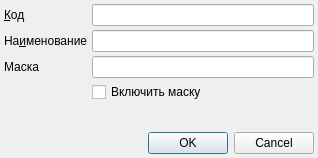
<?xml version="1.0" encoding="UTF-8"?>
<ui version="4.0">
 <class>ContractTypeEditorDialog</class>
 <widget class="QDialog" name="ContractTypeEditorDialog">
  <property name="geometry">
   <rect>
    <x>0</x>
    <y>0</y>
    <width>318</width>
    <height>158</height>
   </rect>
  </property>
  <property name="windowTitle">
   <string>ChangeMe!</string>
  </property>
  <property name="sizeGripEnabled">
   <bool>false</bool>
  </property>
  <layout class="QGridLayout">
   <property name="margin">
    <number>4</number>
   </property>
   <property name="spacing">
    <number>4</number>
   </property>
   <item row="0" column="0">
    <widget class="QLabel" name="lblCode">
     <property name="text">
      <string>&amp;Код</string>
     </property>
     <property name="buddy">
      <cstring>edtCode</cstring>
     </property>
    </widget>
   </item>
   <item row="0" column="1">
    <widget class="QLineEdit" name="edtCode"/>
   </item>
   <item row="1" column="0">
    <widget class="QLabel" name="lblName">
     <property name="text">
      <string>На&amp;именование</string>
     </property>
     <property name="buddy">
      <cstring>edtName</cstring>
     </property>
    </widget>
   </item>
   <item row="1" column="1">
    <widget class="QLineEdit" name="edtName">
     <property name="minimumSize">
      <size>
       <width>200</width>
       <height>0</height>
      </size>
     </property>
    </widget>
   </item>
   <item row="4" column="0">
    <spacer>
     <property name="orientation">
      <enum>Qt::Vertical</enum>
     </property>
     <property name="sizeHint" stdset="0">
      <size>
       <width>73</width>
       <height>41</height>
      </size>
     </property>
    </spacer>
   </item>
   <item row="6" column="0" colspan="2">
    <widget class="QDialogButtonBox" name="buttonBox">
     <property name="orientation">
      <enum>Qt::Horizontal</enum>
     </property>
     <property name="standardButtons">
      <set>QDialogButtonBox::Cancel|QDialogButtonBox::Ok</set>
     </property>
    </widget>
   </item>
   <item row="2" column="0">
    <widget class="QLabel" name="lblMask">
     <property name="text">
      <string>Маска</string>
     </property>
    </widget>
   </item>
   <item row="2" column="1">
    <widget class="QLineEdit" name="edtMask">
     <property name="toolTip">
      <string>&lt;table&gt;
&lt;tr&gt;
&lt;td&gt;&lt;b&gt; Символ&lt;/b&gt;&lt;/td&gt;
&lt;td&gt;&lt;b&gt; Значение&lt;/b&gt;&lt;/td&gt;
&lt;/tr&gt;
&lt;tr&gt;
&lt;td&gt; A &lt;/td&gt;
&lt;td&gt; ASCII обязательный символ A-Z, a-z &lt;/td&gt;
&lt;/tr&gt;
&lt;tr&gt;
&lt;td&gt; a &lt;/td&gt;
&lt;td&gt; ASCII не обязательный символ A-Z, a-z &lt;/td&gt;
&lt;/tr&gt;
&lt;tr&gt;
&lt;td&gt; N &lt;/td&gt;
&lt;td&gt; ASCII обязательный символ A-Z, a-z, 0-9 &lt;/td&gt;
&lt;/tr&gt;
&lt;tr&gt;
&lt;td&gt; n &lt;/td&gt;
&lt;td&gt; ASCII не обязательный символ A-Z, a-z, 0-9 &lt;/td&gt;
&lt;/tr&gt;
&lt;tr&gt;
&lt;td&gt; X &lt;/td&gt;
&lt;td&gt; Любой обязательный символ &lt;/td&gt;
&lt;/tr&gt;
&lt;tr&gt;
&lt;td&gt; x &lt;/td&gt;
&lt;td&gt; Любой не обязательный символ &lt;/td&gt;
&lt;/tr&gt;
&lt;tr&gt;
&lt;td&gt; 9 &lt;/td&gt;
&lt;td&gt; Цифра обязательная 0-9&lt;/td&gt;
&lt;/tr&gt;
&lt;tr&gt;
&lt;td&gt; 0 &lt;/td&gt;
&lt;td&gt; Не обязательная цифра 0-9 &lt;/td&gt;
&lt;/tr&gt;
&lt;tr&gt;
&lt;td&gt; D &lt;/td&gt;
&lt;td&gt; Цифра обязательная 1-9&lt;/td&gt;
&lt;/tr&gt;
&lt;tr&gt;
&lt;td&gt; d &lt;/td&gt;
&lt;td&gt; Не обязательная цифра 1-9 &lt;/td&gt;
&lt;/tr&gt;
&lt;tr&gt;
&lt;td&gt; H &lt;/td&gt;
&lt;td&gt; Шесстнадцатиричная цифра обязательная A-f, a-f, 0-9&lt;/td&gt;
&lt;/tr&gt;
&lt;tr&gt;
&lt;td&gt; h &lt;/td&gt;
&lt;td&gt; Шесстнадцатиричная цифра не обязательная A-f, a-f, 0-9&lt;/td&gt;
&lt;/tr&gt;
&lt;tr&gt;
&lt;td&gt; B &lt;/td&gt;
&lt;td&gt; Обязательный бинарный символ 0-1&lt;/td&gt;
&lt;/tr&gt;
&lt;tr&gt;
&lt;td&gt; b &lt;/td&gt;
&lt;td&gt; Не обязательный бинарный символ 0-1&lt;/td&gt;
&lt;/tr&gt;
&lt;tr&gt;
&lt;td&gt; &amp;#62; &lt;/td&gt;
&lt;td&gt; Все последующие символы в верхнем регистре&lt;/td&gt;
&lt;/tr&gt;
&lt;tr&gt;
&lt;td&gt; &amp;#60; &lt;/td&gt;
&lt;td&gt; Все последующие символы в верхнем регистре&lt;/td&gt;
&lt;/tr&gt;
&lt;tr&gt;
&lt;td&gt; ! &lt;/td&gt;
&lt;td&gt; Отключить учет регистра&lt;/td&gt;
&lt;/tr&gt;
&lt;tr&gt;
&lt;td&gt; \ &lt;/td&gt;
&lt;td&gt; Экранирование специальных символов&lt;/td&gt;
&lt;/tr&gt;
&lt;/table&gt;

&lt;h3&gt;Примеры: &lt;/h3&gt;
&lt;table&gt;
&lt;tr&gt;
&lt;td&gt;&lt;b&gt; Маска&lt;/b&gt;&lt;/td&gt;
&lt;td&gt;&lt;b&gt; Значение&lt;/b&gt;&lt;/td&gt;
&lt;/tr&gt;
&lt;tr&gt;
&lt;td&gt;000.000.000.000;_&lt;/td&gt;
&lt;td&gt;IP-aдресс, пустые _ &lt;/td&gt;
&lt;/tr&gt;
&lt;tr&gt;
&lt;td&gt;HH:HH:HH:HH:HH:HH;_ &lt;/td&gt;
&lt;td&gt;MAC-адресс &lt;/td&gt;
&lt;/tr&gt;
&lt;tr&gt;
&lt;td&gt;9999999999;_&lt;/td&gt;
&lt;td&gt;Мобильный телефон 10 символов &lt;/td&gt;
&lt;/tr&gt;
&lt;/table&gt;</string>
     </property>
    </widget>
   </item>
   <item row="3" column="1">
    <widget class="QCheckBox" name="chkMaskEnabled">
     <property name="text">
      <string>Включить маску</string>
     </property>
    </widget>
   </item>
  </layout>
 </widget>
 <tabstops>
  <tabstop>edtCode</tabstop>
  <tabstop>edtName</tabstop>
  <tabstop>buttonBox</tabstop>
 </tabstops>
 <resources/>
 <connections>
  <connection>
   <sender>buttonBox</sender>
   <signal>accepted()</signal>
   <receiver>ContractTypeEditorDialog</receiver>
   <slot>accept()</slot>
   <hints>
    <hint type="sourcelabel">
     <x>194</x>
     <y>309</y>
    </hint>
    <hint type="destinationlabel">
     <x>156</x>
     <y>318</y>
    </hint>
   </hints>
  </connection>
  <connection>
   <sender>buttonBox</sender>
   <signal>rejected()</signal>
   <receiver>ContractTypeEditorDialog</receiver>
   <slot>reject()</slot>
   <hints>
    <hint type="sourcelabel">
     <x>248</x>
     <y>309</y>
    </hint>
    <hint type="destinationlabel">
     <x>311</x>
     <y>318</y>
    </hint>
   </hints>
  </connection>
 </connections>
</ui>
